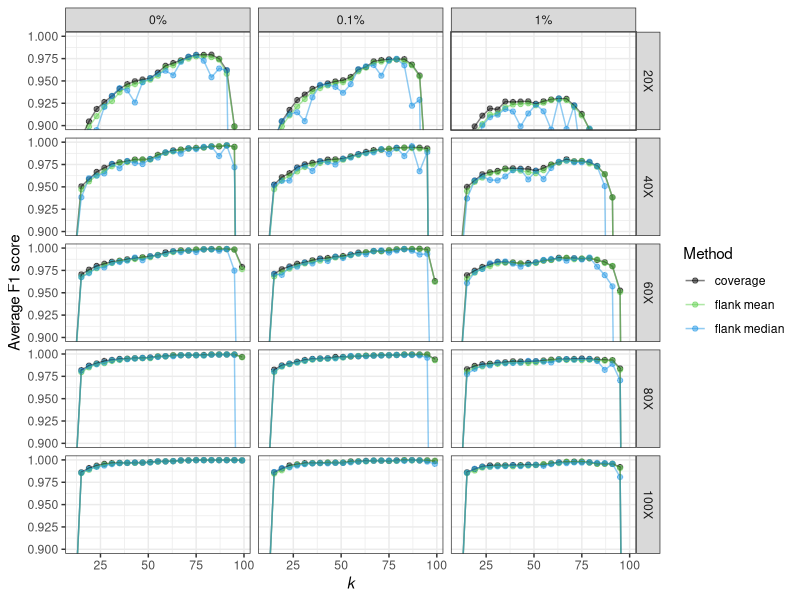

Write the R code that produced this figure.
library(dplyr)
library(tidyr)
library(ggplot2)
library(cowplot)
library(ggtext)

all.average.data <- read.table("data/chapter2/all-average-hap-F1.tsv", header=T)

all.average <- all.average.data %>% 
  mutate(Model=gsub("s$", "", Model),
         Coverage=paste0(Coverage, "X"),
         Error=case_when(
           Error==0 ~ "0%",
           Error==0.001 ~ "0.1%",
           Error==0.01 ~ "1%"
         ),
         Method=case_when(
           Method=="mean" ~ "flank mean",
           Method=="median" ~ "flank median",
           Method=="coverage" ~ "coverage"
         )) %>% 
  mutate(Coverage=factor(Coverage, levels=c("20X", "40X", "60X", "80X", "100X")),
         Error=factor(Error, levels=c("0%", "0.1%", "1%")))

# all methods
ggplot(all.average %>% filter(Model=="count"), aes(k, AverageF1)) +
  theme_bw() +
  facet_grid(Coverage ~ Error) +
  geom_point(aes(color=Method), alpha=0.5) +
  geom_line(aes(color=Method), alpha=0.5) +
  scale_color_manual(values=c(palette()[c(1, 3, 4)])) +
  xlab("*k*") +
  ylab("Average F1 score") +
  theme(axis.title.x = ggtext::element_markdown()) +
  coord_cartesian(ylim=c(0.9,1))